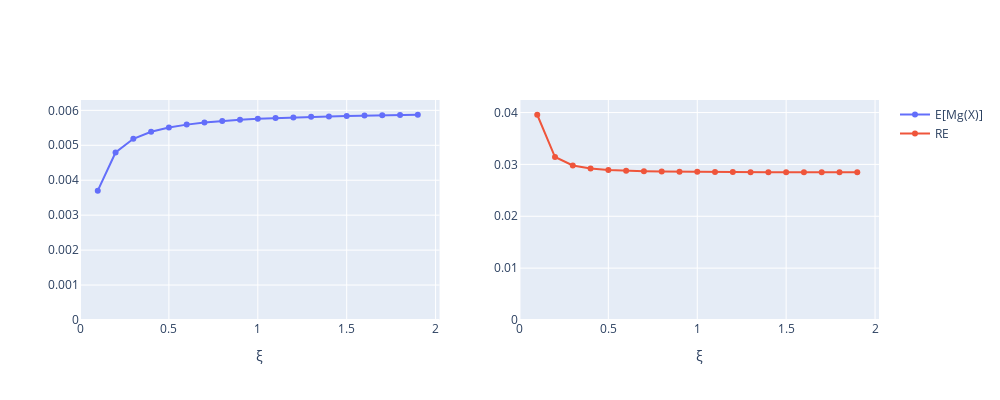

This figure's notebook cell:
### Code cell
# Plots for μ and RE
fig = make_subplots(rows=1, cols=2)
fig.add_trace(
    go.Scatter(x=ξ_grid, y=bounds, name='E[Mg(X)]'),
    row=1, col=1
)
fig.add_trace(
    go.Scatter(x=ξ_grid, y=REs, name='RE'),
    row=1, col=2
)
fig.update_layout(height=400, width=1000)
fig.update_xaxes(rangemode="tozero",title_text='ξ')
fig.update_yaxes(rangemode="tozero")
fig.show()

### Figure 1 — Plotly figure (JSON) as saved in the notebook; plotly's stock layout.template omitted (floating-point values rounded to 4 significant figures)
{"data": [{"name": "E[Mg(X)]", "type": "scatter", "x": [0.1, 0.2, 0.3, 0.4, 0.5, 0.6, 0.7, 0.8, 0.9, 1, 1.1, 1.2, 1.3, 1.4, 1.5, 1.6, 1.7, 1.8, 1.9], "xaxis": "x", "y": [0.003701, 0.004795, 0.005187, 0.005388, 0.00551, 0.005591, 0.00565, 0.005694, 0.005729, 0.005756, 0.005779, 0.005797, 0.005813, 0.005827, 0.005839, 0.005849, 0.005858, 0.005867, 0.005874], "yaxis": "y"}, {"name": "RE", "type": "scatter", "x": [0.1, 0.2, 0.3, 0.4, 0.5, 0.6, 0.7, 0.8, 0.9, 1, 1.1, 1.2, 1.3, 1.4, 1.5, 1.6, 1.7, 1.8, 1.9], "xaxis": "x2", "y": [0.03957, 0.03142, 0.02979, 0.0292, 0.02893, 0.02878, 0.02869, 0.02863, 0.02859, 0.02856, 0.02854, 0.02852, 0.02851, 0.0285, 0.02849, 0.02849, 0.02848, 0.02848, 0.02847], "yaxis": "y2"}], "layout": {"height": 400, "width": 1000, "xaxis": {"anchor": "y", "domain": [0, 0.45], "rangemode": "tozero", "title": {"text": "ξ"}}, "xaxis2": {"anchor": "y2", "domain": [0.55, 1], "rangemode": "tozero", "title": {"text": "ξ"}}, "yaxis": {"anchor": "x", "domain": [0, 1], "rangemode": "tozero"}, "yaxis2": {"anchor": "x2", "domain": [0, 1], "rangemode": "tozero"}}}
